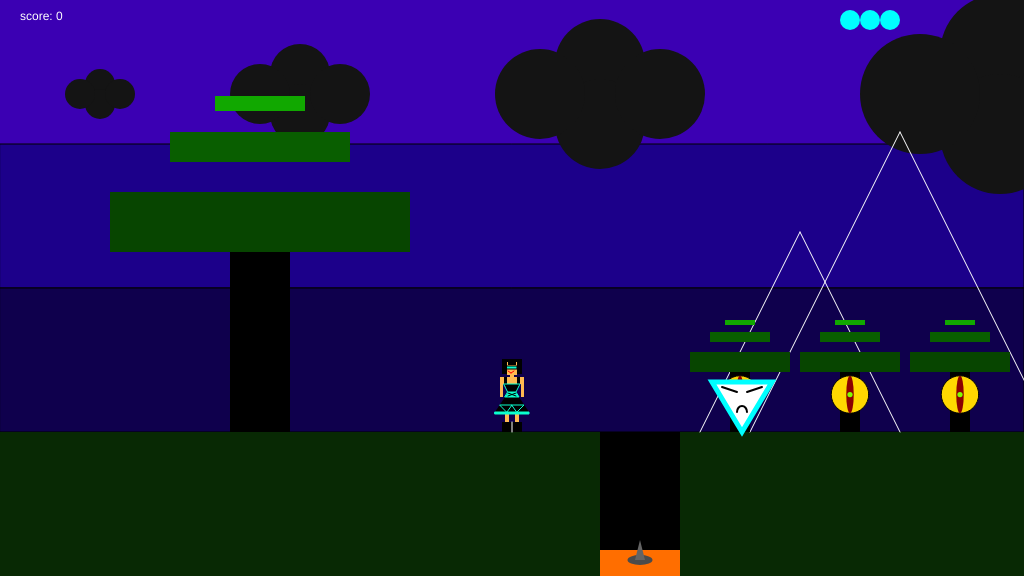
Frame 1 (no input)
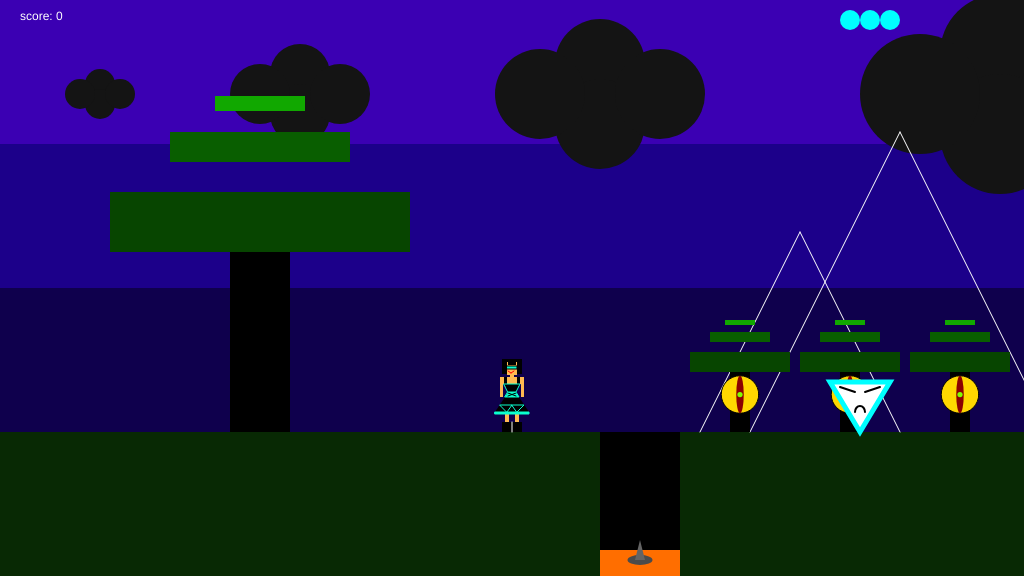
Frame 60 (no input)
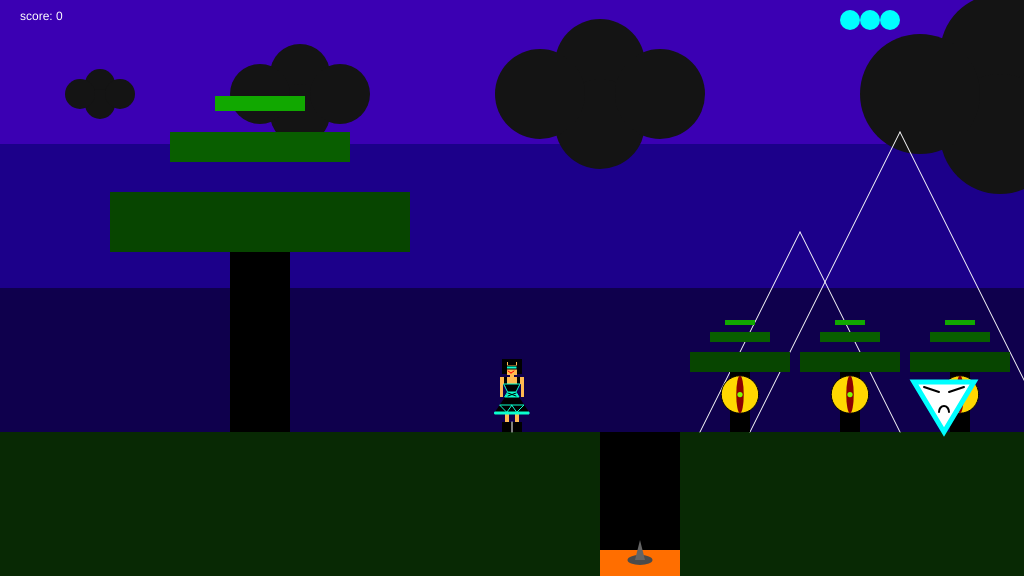
Frame 120 (the mouse pressed at the canvas centre since frame 60)

The p5.js sketch that drew these frames (run headless with seeded random() and noise() and a simulated clock; from frame 60 on, the mouse is pressed at the canvas centre):

// p5.js sketch
// ── sketch.js
var gameChar_x;
var gameChar_y;
var floorPos_y;
var scrollPos;
var gameChar_world_x;

var isLeft;
var isRight;
var isFalling;
var isPlummeting;

var clouds;
var clouds_y;
var mountains;
var trees;
var canyons;

var collectables;
var isFound;

var game_score;
var flagpole;

var lives;

var enemies;

function setup()
{
	createCanvas(1024, 576);
	floorPos_y = height * 3/4;
	lives = 4;
	startGame();
}

function draw()
{	//backdrop
	background(59, 0, 179); 
	fill(28, 0, 138);
	rect(0, height * 1/4 , width , height * 1/4 );
	fill(15, 0, 77);
	rect(0, height * 1/2 , width, height * 1/4);

	noStroke();
	fill(8, 41, 4);
	rect(0, floorPos_y, width, height/4); 

	push();
	
	translate(scrollPos, 0);

	drawClouds();
	drawMountains();
	drawTrees();

	//draw objects
	for(var i = 0; i < collectables.length; i++)
	{
		if(!collectables[i].isFound)
		{
			drawCollectables(collectables[i]);
			checkCollectable(collectables[i]);
		}
	}
 
	for(var i = 0; i < canyons.length; i++)
	{
		drawCanyons(canyons[i]);
		checkCanyon(canyons[i]);
	}
	
	//CHECKPOINT
	if(flagpole.isReached != true)
	{
		checkFlagpole();
	}

	renderFlagpole();

	for( var i = 0; i < enemies.length; i++)
	{
		enemies[i].update();
		enemies[i].draw();
		if(enemies[i].isContact(gameChar_world_x, gameChar_y))
		{
			startGame();
			break;
		}
		pop();
	} 

	pop();

	
	//drawgamechar
	
	drawGameChar();

	//score
	fill(255);
	noStroke();
	text("score: " + game_score, 20, 20);
	
	//show lives on screen
	for(var i = 0; i < lives; i++)
	{
		fill(0, 255, 255);
		ellipse((20 * [i]) + 850, 20, 20, 20);
	}

	//game over code
	if(lives < 1)
	{
		push();
		textSize(100);
		fill(255, 0, 0);
		text("GAME OVER", (width / 2) - 300, (height / 2) - 100);
		textSize(40);
		text("press space to continue", (width / 2) - 200, (height / 2) - 40);
		pop();
		return;
	}

	//levelUP

	if(flagpole.isReached)
	{
		push();
		textSize(80);
		strokeWeight(5);
		stroke(255);
		fill(0, 255, 255);
		text("LEVEL COMPLETE", (width / 2) - 350, (height / 2) - 100);
		textSize(40);
		text("press space to continue", (width / 2) - 210, (height / 2) - 40);
		pop();
		return;
	}

	//scroll
	if(isLeft)
	{
		if(gameChar_x > width * 0.2)
		{
			gameChar_x -= 5;
		}
		else
		{
			scrollPos += 5;
		}
	}

	if(isRight)
	{
		if(gameChar_x < width * 0.8)
		{
			gameChar_x  += 5;
		}
		else
		{
			scrollPos -= 5;
		}
	}

	//gravity nd stuff

	if (gameChar_y < floorPos_y)
    {
        isFalling = true;
        gameChar_y += 2;
	}
	if(gameChar_y == floorPos_y)
	{
		isFalling = false;
	}

	//no characters IN the ground pls

	if(gameChar_y > floorPos_y)
	{
		isLeft = false;
		isRight = false;
	}

	//restart level when character falls
	if(gameChar_y >= height && lives > 0)
	{	
		startGame(); 
	}

	// Update real position of gameChar
	gameChar_world_x = gameChar_x - scrollPos;

}


// ---------------------
// ~ Key control functions 
// ---------------------

function keyPressed(){

	if(flagpole.isReached && key == ' ')
    {
        nextLevel();
        return;
    }
    else if(lives == 0 && key == ' ')
    {
        returnToStart();
        return;
    }

	console.log("press" + keyCode);
	console.log("press" + key);

	if (keyCode === LEFT_ARROW)
	{
		isLeft = true;
	}
	if (keyCode === RIGHT_ARROW)
	{
		isRight = true;
	}
    if (keyCode === 32 && gameChar_y == floorPos_y)
	{
		gameChar_y -= 150;
	}

}

function keyReleased()
{

	console.log("release" + keyCode);
	console.log("release" + key);

	if (keyCode === LEFT_ARROW)
    {
        isLeft = false;
    }
    if (keyCode === RIGHT_ARROW)
    {
        isRight = false;
    }

}

function drawGameChar()
{

	if(isLeft && isFalling)
	{

		fill(0);
    	rect(gameChar_x - 10, gameChar_y - 15,
        	20,
            10);
     	stroke(255);
     	line(gameChar_x,//boots*
         	gameChar_y-5,
         	gameChar_x,
         	gameChar_y - 15);
    	noStroke();
    	fill(255, 185, 81);
    	rect(gameChar_x - 7,//character's right leg
            gameChar_y - 20,
            4,
            5);
      	rect(gameChar_x + 3,//character's left leg
            gameChar_y - 20,
         	4,
         	5);
    	fill(0);
    	quad(gameChar_x - 7,//black skirt
         	gameChar_y - 35,
         	gameChar_x + 7,
         	gameChar_y - 35,
         	gameChar_x + 17,
         	gameChar_y - 20,
         	gameChar_x - 17,
         	gameChar_y - 20);
    	stroke(10,255,206);
    	fill(10,255,206);
    	rect(gameChar_x - 17,//skirt detail
         	gameChar_y - 20,
         	34,
         	2);
    
    	push();
    
    	noFill();
    	triangle(gameChar_x - 12,//moar detail
            gameChar_y - 27,
            gameChar_x,
            gameChar_y - 27,
            gameChar_x - 5,
            gameChar_y - 20);
    	triangle(gameChar_x,
            gameChar_y - 27,//moar detail x 2
            gameChar_x + 12,
            gameChar_y - 27,
            gameChar_x + 5,
            gameChar_y - 20);
    
    	pop();
    
    	quad(gameChar_x - 7, //aqua waist cinch
         	gameChar_y - 35,
         	gameChar_x + 7,
        	gameChar_y - 35,
         	gameChar_x + 4,
         	gameChar_y - 40,
         	gameChar_x - 4,
         	gameChar_y - 40);
    
    	noFill();
    	stroke(0);
    	line(gameChar_x - 4,//cwoss
        	gameChar_y - 39,
         	gameChar_x + 4,
         	gameChar_y - 36);
    	line(gameChar_x + 4,
         	gameChar_y - 39,
         	gameChar_x - 4,
         	gameChar_y - 36);
    
    	noStroke();
    	fill(255,185,81);
    	rect(gameChar_x - 7,//shoulders nd arms
         	gameChar_y - 55,
         	14,
         	10); 
    	rect(gameChar_x - 12,
         	gameChar_y - 55,
         	24,
         	7);
    	rect(gameChar_x - 12,
         	gameChar_y - 75,
         	3,
         	20);
    	rect(gameChar_x + 9,
         	gameChar_y - 55,
         	3,
         	20);
    
    	noStroke();
    	fill(0);
    	rect(gameChar_x - 8,//straps
          	gameChar_y - 55,
         	3,
         	8);
    	rect(gameChar_x + 5,
         	gameChar_y - 55,
         	3,
         	8);
    
    	stroke(10,255,206);  
    	fill(0);
    	quad(gameChar_x - 4,//black top
         	gameChar_y - 40,
         	gameChar_x + 4,
         	gameChar_y - 40,
         	gameChar_x + 8,
         	gameChar_y - 48,
         	gameChar_x - 8,
         	gameChar_y - 48);
  
    	noStroke();
    	fill(255,185,81);
    	rect(gameChar_x - 2,//neck
         	gameChar_y - 57,
         	4, 
         	2);
    	rect(gameChar_x - 5,//head
         	gameChar_y - 70,
         	10,
         	13);
    	stroke(0);
    	fill(10,255,206);
    	rect(gameChar_x - 6,//skii shades
        	gameChar_y - 66,
         	11,
         	3);
    
    	stroke(255,0,0);
    	line(gameChar_x - 4,//SMILE
         	gameChar_y - 61,
         	gameChar_x - 1,
         	gameChar_y - 59);
    	line(gameChar_x - 1,
         	gameChar_y - 59,
         	gameChar_x + 2,
         	gameChar_y - 61);
    
    	noStroke();
    	fill(0);
    	rect(gameChar_x - 4,//fringe
         	gameChar_y - 70,
         	8,
         	3);
    	rect(gameChar_x - 10,//hurr
         	gameChar_y - 73,
         	20,
         	3);
    	rect(gameChar_x - 10,//hurr
         	gameChar_y - 73,
         	5,
         	15);
    	rect(gameChar_x + 5,//hurr
         	gameChar_y - 73,
         	5,
         	15);

	}

	else if(isRight && isFalling)
	{
		fill(0);
    	rect(gameChar_x - 10,//BIG 'OL BLACK BOOT
         	gameChar_y - 15,
         	20,
         	10
         	);
    	stroke(255);
    	line(gameChar_x,//boots*
         	gameChar_y-5,
         	gameChar_x,
         	gameChar_y - 15);
    	noStroke();
    	fill(255, 185, 81);
    	rect(gameChar_x - 7,//character's right leg
         	gameChar_y - 20,
         	4,
         	5);
    	rect(gameChar_x + 3,//character's left leg
         	gameChar_y - 20,
         	4,
         	5);
    	fill(0);
    	quad(gameChar_x - 7,//black skirt
         	gameChar_y - 35,
         	gameChar_x + 7,
         	gameChar_y - 35,
         	gameChar_x + 17,
         	gameChar_y - 20,
         	gameChar_x - 17,
         	gameChar_y - 20);
    	stroke(10,255,206);
    	fill(10,255,206);
    	rect(gameChar_x - 17,//skirt detail
         	gameChar_y - 20,
         	34,
         	2);
    
    	push();
    
    	noFill();
    	triangle(gameChar_x - 12,//moar detail
            gameChar_y - 27,
            gameChar_x,
            gameChar_y - 27,
            gameChar_x - 5,
            gameChar_y - 20);
    	triangle(gameChar_x,
            gameChar_y - 27,//moar detail x 2
            gameChar_x + 12,
            gameChar_y - 27,
            gameChar_x + 5,
            gameChar_y - 20);
    
    	pop();
    
    	quad(gameChar_x - 7, //aqua waist cinch
         	gameChar_y - 35,
         	gameChar_x + 7,
         	gameChar_y - 35,
         	gameChar_x + 4,
         	gameChar_y - 40,
         	gameChar_x - 4,
         	gameChar_y - 40);
    
    	noFill();
    	stroke(0);
    	line(gameChar_x - 4,//cwoss
         	gameChar_y - 39,
         	gameChar_x + 4,
         	gameChar_y - 36);
    	line(gameChar_x + 4,
         	gameChar_y - 39,
         	gameChar_x - 4,
         	gameChar_y - 36);
    
    	noStroke();
    	fill(255,185,81);
    	rect(gameChar_x - 7,//shoulders nd arms
         	gameChar_y - 55,
         	14,
         	10); 
    	rect(gameChar_x - 12,
         	gameChar_y - 55,
         	24,
         	7);
    	rect(gameChar_x - 12,
         	gameChar_y - 55,
         	3,
         	20);
    	rect(gameChar_x + 9,
         	gameChar_y - 75,
        	3,
         	20);
    
    	noStroke();
    	fill(0);
    	rect(gameChar_x - 8,//straps
         	gameChar_y - 55,
         	3,
         	8);
    	rect(gameChar_x + 5,
         	gameChar_y - 55,
         	3,
         	8);
    
    	stroke(10,255,206);  
    	fill(0);
    	quad(gameChar_x - 4,//black top
         	gameChar_y - 40,
         	gameChar_x + 4,
         	gameChar_y - 40,
         	gameChar_x + 8,
         	gameChar_y - 48,
         	gameChar_x - 8,
         	gameChar_y - 48);
  
    	noStroke();
    	fill(255,185,81);
    	rect(gameChar_x - 2,//neck
         	gameChar_y - 57,
         	4, 
         	2);
    	rect(gameChar_x - 5,//head
         	gameChar_y - 70,
         	10,
         	13);
    	stroke(0);
    	fill(10,255,206);
    	rect(gameChar_x - 6,//skii shades
         	gameChar_y - 66,
         	11,
         	3);
    
    	stroke(255,0,0);
    	line(gameChar_x - 4,//SMILE
         	gameChar_y - 61,
         	gameChar_x - 1,
         	gameChar_y - 59);
    	line(gameChar_x - 1,
         	gameChar_y - 59,
         	gameChar_x + 2,
         	gameChar_y - 61);
    
    	noStroke();
    	fill(0);
    	rect(gameChar_x - 4,//fringe
         	gameChar_y - 70,
         	8,
         	3);
    	rect(gameChar_x - 10,//hurr
         	gameChar_y - 73,
         	20,
         	3);
    	rect(gameChar_x - 10,//hurr
         	gameChar_y - 73,
         	5,
         	15);
    	rect(gameChar_x + 5,//hurr
         	gameChar_y - 73,
         	5,
         	15);
	}

	else if(isLeft)
	{
		fill(0);
    	rect(gameChar_x - 10,//BIG 'OL BLACK BOOT
         	gameChar_y - 10,
         	20,
         	10
         	);
    	stroke(255);
    	line(gameChar_x,//boots*
         	gameChar_y,
         	gameChar_x,
         	gameChar_y - 10);
    	noStroke();
    	fill(255, 185, 81);
    	rect(gameChar_x - 8,//character's right leg
         	gameChar_y - 20,
         	4,
         	10);
    	rect(gameChar_x + 2,//character's left leg
         	gameChar_y - 20,
         	4,
         	10);
    	fill(0);
    	quad(gameChar_x - 7,//black skirt
         	gameChar_y - 35,
         	gameChar_x + 7,
         	gameChar_y - 35,
         	gameChar_x + 17,
         	gameChar_y - 20,
         	gameChar_x - 17,
         	gameChar_y - 20);
    	stroke(10,255,206);
    	fill(10,255,206);
    	rect(gameChar_x - 17,//skirt detail
         	gameChar_y - 20,
         	34,
         	2);
    
    	push();
    
    	noFill();
    	triangle(gameChar_x - 12,//moar detail
            gameChar_y - 27,
            gameChar_x,
            gameChar_y - 27,
            gameChar_x - 5,
            gameChar_y - 20);
    	triangle(gameChar_x,
            gameChar_y - 27,//moar detail x 2
            gameChar_x + 12,
            gameChar_y - 27,
            gameChar_x + 5,
            gameChar_y - 20);
    
    	pop();
    
    	quad(gameChar_x - 7, //aqua waist cinch
         	gameChar_y - 35,
         	gameChar_x + 7,
         	gameChar_y - 35,
         	gameChar_x + 4,
         	gameChar_y - 40,
         	gameChar_x - 4,
         	gameChar_y - 40);
    
    	noFill();
    	stroke(0);
    	line(gameChar_x - 4,//cwoss
         	gameChar_y - 39,
         	gameChar_x + 4,
         	gameChar_y - 36);
    	line(gameChar_x + 4,
         	gameChar_y - 39,
         	gameChar_x - 4,
         	gameChar_y - 36);
    
    	noStroke();
    	fill(255,185,81);
    	rect(gameChar_x - 7,//shoulders nd arms
         	gameChar_y - 55,
         	14,
         	10); 
    	rect(gameChar_x - 12,
         	gameChar_y - 55,
         	24,
         	7);
    	rect(gameChar_x - 12,
         	gameChar_y - 55,
         	3,
         	20);
    	rect(gameChar_x + 9,
         	gameChar_y - 55,
         	3,
         	20);
    
    	noStroke();
    	fill(0);
    	rect(gameChar_x - 8,//straps
         	gameChar_y - 55,
         	3,
         	8);
    	rect(gameChar_x + 5,
         	gameChar_y - 55,
         	3,
         	8);
    
    	stroke(10,255,206);  
    	fill(0);
    	quad(gameChar_x - 4,//black top
         	gameChar_y - 40,
         	gameChar_x + 4,
         	gameChar_y - 40,
         	gameChar_x + 8,
         	gameChar_y - 48,
         	gameChar_x - 8,
         	gameChar_y - 48);
  
    	noStroke();
    	fill(255,185,81);
    	rect(gameChar_x - 2,//neck
         	gameChar_y - 57,
         	4, 
         	2);
    	rect(gameChar_x - 5,//head
         	gameChar_y - 70,
         	10,
         	13);
    	stroke(0);
    	fill(10,255,206);
    	rect(gameChar_x - 6,//skii shades
         	gameChar_y - 66,
         	11,
         	3);
    
    	stroke(255,0,0);
    	line(gameChar_x - 4,//SMILE
         	gameChar_y - 61,
         	gameChar_x - 1,
         	gameChar_y - 59);
    	line(gameChar_x - 1,
         	gameChar_y - 59,
         	gameChar_x + 2,
         	gameChar_y - 61);
    
    	noStroke();
    	fill(0);
    	rect(gameChar_x - 4,//fringe
         	gameChar_y - 70,
         	8,
         	3);
    	rect(gameChar_x - 10,//hurr
         	gameChar_y - 73,
         	20,
         	3);
    	rect(gameChar_x - 10,//hurr
         	gameChar_y - 73,
         	5,
         	15);
    	rect(gameChar_x + 5,//hurr
         	gameChar_y - 73,
         	5,
         	15);
	}
    
	else if(isRight)    
	{
		fill(0);
    	rect(gameChar_x - 10,//BIG 'OL BLACK BOOT
         	gameChar_y - 10,
         	20,
         	10);
    	stroke(255);
    	line(gameChar_x,//boots*
         	gameChar_y,
         	gameChar_x,
         	gameChar_y - 10);
    	noStroke();
    	fill(255, 185, 81);
    	rect(gameChar_x - 6,//character's right leg
         	gameChar_y - 20,
         	4,
         	10);
    	rect(gameChar_x + 4,//character's left leg
         	gameChar_y - 20,
         	4,
         	10);
    	fill(0);
    	quad(gameChar_x - 7,//black skirt
         	gameChar_y - 35,
         	gameChar_x + 7,
         	gameChar_y - 35,
         	gameChar_x + 17,
         	gameChar_y - 20,
         	gameChar_x - 17,
         	gameChar_y - 20);
    	stroke(10,255,206);
    	fill(10,255,206);
    	rect(gameChar_x - 17,//skirt detail
         	gameChar_y - 20,
         	34,
         	2);
    
    	push();
    
    	noFill();
    	triangle(gameChar_x - 12,//moar detail
            gameChar_y - 27,
            gameChar_x,
            gameChar_y - 27,
            gameChar_x - 5,
            gameChar_y - 20);
    	triangle(gameChar_x,
            gameChar_y - 27,//moar detail x 2
            gameChar_x + 12,
            gameChar_y - 27,
            gameChar_x + 5,
            gameChar_y - 20);
    
    	pop();
    
    	quad(gameChar_x - 7, //aqua waist cinch
         	gameChar_y - 35,
         	gameChar_x + 7,
         	gameChar_y - 35,
         	gameChar_x + 4,
         	gameChar_y - 40,
         	gameChar_x - 4,
         	gameChar_y - 40);
    
    	noFill();
    	stroke(0);
    	line(gameChar_x - 4,//cwoss
         	gameChar_y - 39,
         	gameChar_x + 4,
         	gameChar_y - 36);
    	line(gameChar_x + 4,
         	gameChar_y - 39,
         	gameChar_x - 4,
         	gameChar_y - 36);
    
    	noStroke();
    	fill(255,185,81);
    	rect(gameChar_x - 7,//shoulders nd arms
         	gameChar_y - 55,
         	14,
         	10); 
    	rect(gameChar_x - 12,
         	gameChar_y - 55,
         	24,
         	7);
    	rect(gameChar_x - 12,
         	gameChar_y - 55,
         	3,
         	20);
    	rect(gameChar_x + 9,
         	gameChar_y - 55,
         	3,
         	20);
    
    	noStroke();
    	fill(0);
    	rect(gameChar_x - 8,//straps
         	gameChar_y - 55,
         	3,
         	8);
    	rect(gameChar_x + 5,
         	gameChar_y - 55,
         	3,
         	8);
    
    	stroke(10,255,206);  
    	fill(0);
    	quad(gameChar_x - 4,//black top
         	gameChar_y - 40,
         	gameChar_x + 4,
         	gameChar_y - 40,
         	gameChar_x + 8,
         	gameChar_y - 48,
         	gameChar_x - 8,
         	gameChar_y - 48);
  
    	noStroke();
    	fill(255,185,81);
    	rect(gameChar_x - 2,//neck
         	gameChar_y - 57,
         	4, 
         	2);
    	rect(gameChar_x - 5,//head
         	gameChar_y - 70,
         	10,
         	13);
    	stroke(0);
    	fill(10,255,206);
    	rect(gameChar_x - 6,//skii shades
         	gameChar_y - 66,
         	11,
         	3);
    
    	stroke(255,0,0);
    	line(gameChar_x - 3,//SMILE
         	gameChar_y - 61,
         	gameChar_x,
         	gameChar_y - 59);
    	line(gameChar_x,
         	gameChar_y - 59,
         	gameChar_x + 3,
         	gameChar_y - 61);
    
   	 	noStroke();
    	fill(0);
    	rect(gameChar_x - 4,//fringe
         	gameChar_y - 70,
         	8,
         	3);
    	rect(gameChar_x - 10,//hurr
         	gameChar_y - 73,
         	20,
         	3);
    	rect(gameChar_x - 10,//hurr
         	gameChar_y - 73,
         	5,
         	15);
    	rect(gameChar_x + 5,//hurr
         	gameChar_y - 73,
         	5,
         	15);
	}

	else if(isFalling || isPlummeting)
	{
        fill(0);
        rect(gameChar_x - 10,//BIG 'OL BLACK BOOT
            gameChar_y - 15,
            20,
            10);
        stroke(255);
        line(gameChar_x,//boots*
            gameChar_y-5,
            gameChar_x,
            gameChar_y - 15);
        noStroke();
        fill(255, 185, 81);
        rect(gameChar_x - 7,//character's right leg
            gameChar_y - 20,
            4,
            5);
        rect(gameChar_x + 3,//character's left leg
            gameChar_y - 20,
            4,
            5);
        fill(0);
        quad(gameChar_x - 7,//black skirt
            gameChar_y - 35,
            gameChar_x + 7,
            gameChar_y - 35,
            gameChar_x + 17,
            gameChar_y - 20,
            gameChar_x - 17,
            gameChar_y - 20);
        stroke(10,255,206);
        fill(10,255,206);
        rect(gameChar_x - 17,//skirt detail
            gameChar_y - 20,
            34,
            2);
          
        push();
          
        noFill();
        triangle(gameChar_x - 12,//moar detail
            gameChar_y - 27,
            gameChar_x,
            gameChar_y - 27,
            gameChar_x - 5,
            gameChar_y - 20);
        triangle(gameChar_x,
            gameChar_y - 27,//moar detail x 2
            gameChar_x + 12,
            gameChar_y - 27,
            gameChar_x + 5,
            gameChar_y - 20);
          
        pop();
          
        quad(gameChar_x - 7, //aqua waist cinch
            gameChar_y - 35,
            gameChar_x + 7,
            gameChar_y - 35,
            gameChar_x + 4,
            gameChar_y - 40,
            gameChar_x - 4,
            gameChar_y - 40);
          
        noFill();
        stroke(0);
        line(gameChar_x - 4,//cwoss
            gameChar_y - 39,
            gameChar_x + 4,
            gameChar_y - 36);
        line(gameChar_x + 4,
            gameChar_y - 39,
            gameChar_x - 4,
            gameChar_y - 36);
          
        noStroke();
        fill(255,185,81);
        rect(gameChar_x - 7,//shoulders nd arms
            gameChar_y - 55,
            14,
            10); 
        rect(gameChar_x - 12,
            gameChar_y - 55,
            24,
            7);
        rect(gameChar_x - 12,
            gameChar_y - 75,
            3,
            20);
        rect(gameChar_x + 9,
            gameChar_y - 75,
            3,
            20);
          
        noStroke();
        fill(0);
        rect(gameChar_x - 8,//straps
            gameChar_y - 55,
            3,
            8);
        rect(gameChar_x + 5,
            gameChar_y - 55,
            3,
            8);
          
        stroke(10,255,206);  
        fill(0);
        quad(gameChar_x - 4,//black top
            gameChar_y - 40,
            gameChar_x + 4,
            gameChar_y - 40,
            gameChar_x + 8,
            gameChar_y - 48,
            gameChar_x - 8,
            gameChar_y - 48);
        
        noStroke();
        fill(255,185,81);
        rect(gameChar_x - 2,//neck
            gameChar_y - 57,
            4, 
            2);
        rect(gameChar_x - 5,//head
            gameChar_y - 70,
            10,
            13);
        stroke(0);
        fill(10,255,206);
        rect(gameChar_x - 6,//skii shades
            gameChar_y - 66,
            11,
            3);
          
        stroke(255,0,0);
        line(gameChar_x - 4,//SMILE
            gameChar_y - 61,
            gameChar_x - 1,
            gameChar_y - 59);
        line(gameChar_x - 1,
            gameChar_y - 59,
            gameChar_x + 2,
            gameChar_y - 61);
          
        noStroke();
        fill(0);
        rect(gameChar_x - 4,//fringe
            gameChar_y - 70,
            8,
            3);
        rect(gameChar_x - 10,//hurr
            gameChar_y - 73,
            20,
            3);
        rect(gameChar_x - 10,//hurr
            gameChar_y - 73,
            5,
            15);
        rect(gameChar_x + 5,//hurr
            gameChar_y - 73,
            5,
			15);
			
    }

	else
	{
		fill(0);
    	rect(gameChar_x - 10,//BIG 'OL BLACK BOOT
        	gameChar_y - 10,
        	20,
         	10);
    	stroke(255);
    	line(gameChar_x,//boots*
         	gameChar_y,
         	gameChar_x,
         	gameChar_y - 10);
    	noStroke();
    	fill(255, 185, 81);
    	rect(gameChar_x - 7,//character's right leg
         	gameChar_y - 20,
         	4,
         	10);
    	rect(gameChar_x + 3,//character's left leg
         	gameChar_y - 20,
         	4,
         	10);
    	fill(0);
    	quad(gameChar_x - 7,//black skirt
         	gameChar_y - 35,
         	gameChar_x + 7,
         	gameChar_y - 35,
         	gameChar_x + 17,
         	gameChar_y - 20,
         	gameChar_x - 17,
         	gameChar_y - 20);
    	stroke(10,255,206);
    	fill(10,255,206);
    	rect(gameChar_x - 17,//skirt detail
         	gameChar_y - 20,
         	34,
         	2);
    
    	push();
    
    	noFill();
    	triangle(gameChar_x - 12,//moar detail
            gameChar_y - 27,
            gameChar_x,
            gameChar_y - 27,
            gameChar_x - 5,
            gameChar_y - 20);
    	triangle(gameChar_x,
            gameChar_y - 27,//moar detail x 2
            gameChar_x + 12,
            gameChar_y - 27,
            gameChar_x + 5,
            gameChar_y - 20);
    
    	pop();
    
    	quad(gameChar_x - 7, //aqua waist cinch
         	gameChar_y - 35,
         	gameChar_x + 7,
         	gameChar_y - 35,
         	gameChar_x + 4,
         	gameChar_y - 40,
         	gameChar_x - 4,
         	gameChar_y - 40);
    
    	noFill();
    	stroke(0);
    	line(gameChar_x - 4,//cwoss
         	gameChar_y - 39,
         	gameChar_x + 4,
         	gameChar_y - 36);
    	line(gameChar_x + 4,
         	gameChar_y - 39,
         	gameChar_x - 4,
         	gameChar_y - 36);
    
    	noStroke();
    	fill(255,185,81);
    	rect(gameChar_x - 7,//shoulders nd arms
         	gameChar_y - 55,
         	14,
         	10); 
    	rect(gameChar_x - 12,
         	gameChar_y - 55,
         	24,
         	7);
    	rect(gameChar_x - 12,
         	gameChar_y - 55,
         	3,
         	20);
    	rect(gameChar_x + 9,
         	gameChar_y - 55,
         	3,
         	20);
    
    	noStroke();
    	fill(0);
    	rect(gameChar_x - 8,//straps
         	gameChar_y - 55,
         	3,
         	8);
   	 	rect(gameChar_x + 5,
         	gameChar_y - 55,
         	3,
         	8);
    
    	stroke(10,255,206);  
    	fill(0);
    	quad(gameChar_x - 4,//black top
         	gameChar_y - 40,
         	gameChar_x + 4,
         	gameChar_y - 40,
         	gameChar_x + 8,
         	gameChar_y - 48,
         	gameChar_x - 8,
         	gameChar_y - 48);
  
    	noStroke();
    	fill(255,185,81);
    	rect(gameChar_x - 2,//neck
         	gameChar_y - 57,
         	4, 
         	2);
    	rect(gameChar_x - 5,//head
         	gameChar_y - 70,
         	10,
         	13);
    	stroke(0);
    	fill(10,255,206);
    	rect(gameChar_x - 6,//skii shades
         	gameChar_y - 66,
         	11,
         	3);
    
    	stroke(255,0,0);
    	line(gameChar_x - 4,//SMILE
         	gameChar_y - 61,
         	gameChar_x - 1,
         	gameChar_y - 59);
    	line(gameChar_x - 1,
         	gameChar_y - 59,
         	gameChar_x + 2,
         	gameChar_y - 61);
    
    	noStroke();
    	fill(0);
    	rect(gameChar_x - 4,//fringe
         	gameChar_y - 70,
         	8,
         	3);
    	rect(gameChar_x - 10,//hurr
         	gameChar_y - 73,
         	20,
         	3);
    	rect(gameChar_x - 10,//hurr
         	gameChar_y - 73,
         	5,
         	15);
    	rect(gameChar_x + 5,//hurr
         	gameChar_y - 73,
         	5,
		 	15);
	}

}

function drawClouds()
{
	for(var i = 0; i < clouds.length; i++)
	{
		fill(20);
		ellipse(clouds[i].x, 
			clouds[i].y - (10 * clouds[i].size),
			(30 * clouds[i].size) );
		ellipse(clouds[i].x,
			clouds[i].y + (10 * clouds[i].size),
			(30 * clouds[i].size) );
		ellipse(clouds[i].x + (20 * clouds[i].size),
			clouds[i].y,
			(30 * clouds[i].size) );
		ellipse(clouds[i].x - (20 * clouds[i].size),
			clouds[i].y,
			(30 * clouds[i].size) );
	}
}

function drawMountains()
{
	for(var i = 0; i < mountains.length; i++)
	{
		stroke(255);
		line(mountains[i].x, 
			mountains[i].y,
			mountains[i].x + (100 * mountains[i].size),
			mountains[i].y - (200 * mountains[i].size) );
		line(mountains[i].x + (100 * mountains[i].size), 
			mountains[i].y - (200 * mountains[i].size),
			mountains[i].x + (200 * mountains[i].size), 
			mountains[i].y);
		noStroke();
	}
}

function drawTrees()
{
	for(var i = 0; i < trees.length; i++)
	{
		fill(0);
		rect(trees[i].x - (10 * trees[i].size),
			trees[i].y - (60 * trees[i].size),
			(20 * trees[i].size),
			(60 * trees[i].size) );
		fill(7,69,0);
		rect(trees[i].x - (50 * trees[i].size),
			trees[i].y - (80 * trees[i].size),
			(100 * trees[i].size),
			(20 * trees[i].size) );
		fill(9, 94,0);
		rect(trees[i].x - (30 * trees[i].size),
			trees[i].y - (100 * trees[i].size),
			(60 * trees[i].size),
			(10 * trees[i].size) );
		fill(17,168,0);
		rect(trees[i].x - (15 * trees[i].size),
			trees[i].y - (112 * trees[i].size),
			(30 * trees[i].size),
			(5 * trees[i].size) );
	}
}

function drawCollectables(t_collectable)
{
	
	fill(255,215,0);
	stroke(0);
	ellipse(t_collectable.x,
			t_collectable.y - (50 * (t_collectable.size * 0.75) ) ,
			(50 * (t_collectable.size * 0.75) ) );
	fill(139,0,0);
	noStroke();
	ellipse(t_collectable.x,
			t_collectable.y - (50 * (t_collectable.size * 0.75) ) ,
			(10 * (t_collectable.size * 0.75) ),
			(50 * (t_collectable.size * 0.75) ) );
	fill(127,255,0);
	ellipse(t_collectable.x,
			t_collectable.y - (50 * (t_collectable.size * 0.75) ) ,
			(7 * (t_collectable.size * 0.75) ) );
	
}

function checkCollectable(t_collectable)
{
	var d = dist(gameChar_world_x, gameChar_y, t_collectable.x, t_collectable.y)
	if (d < 40)
	{
		t_collectable.isFound = true;  
		game_score += (10 * t_collectable.size) ; 
	}
}

function drawCanyons(t_canyon)
{

	fill(0);
	quad(t_canyon.x,
		t_canyon.y,
		t_canyon.x + 80,
		t_canyon.y,
		t_canyon.x + 80,
		t_canyon.y + 144,
		t_canyon.x,
		t_canyon.y + 144); 
	fill(255,110,0);
	quad(t_canyon.x + 80,
		t_canyon.y + 144,
		t_canyon.x,
		t_canyon.y + 144,
		t_canyon.x,
		t_canyon.y + 118,
		t_canyon.x + 80,
		t_canyon.y + 118);
	fill(75);
	ellipse(t_canyon.x + 40,
		t_canyon.y + 128,
		25,
		10);
	fill(100);
	triangle(t_canyon.x + 35,
		t_canyon.y + 128,
		t_canyon.x + 45,
		t_canyon.y + 128,
		t_canyon.x + 40,
		t_canyon.y + 108);
}

function checkCanyon(t_canyon)
{
	if (gameChar_world_x > t_canyon.x + 15 && gameChar_world_x < t_canyon.x + 60
    	&& gameChar_y >= floorPos_y - 30)
    {
        isPlummeting = true;
        gameChar_y += 10;
	}
		
	else
	{
		isPlummeting = false;
	}
}



function renderFlagpole()
{
	push();
	stroke(150);
	strokeWeight(5);
	line(flagpole.x_pos, floorPos_y, flagpole.x_pos, floorPos_y - 200);

	if(flagpole.isReached)
	{
		noStroke();
		fill(0, 255, 255);
		rect(flagpole.x_pos, floorPos_y - 200, 50, 50);
	}
	else
	{
		noStroke();
		fill(0, 255, 255);
		rect(flagpole.x_pos, floorPos_y - 50, 50, 50);
	}
	pop();

}

function checkFlagpole()
{
	var d = abs(gameChar_world_x - flagpole.x_pos);

	if(d < 50)
	{
		flagpole.isReached = true;
	}
}

function startGame()
{
	
	enemies = [];
	gameChar_x = width/2;
	gameChar_y = floorPos_y;
	clouds_y = (height/4) - 50;

	scrollPos = 0;

	gameChar_world_x = gameChar_x - scrollPos;

	isLeft = false;
	isRight = false;
	isFalling = false;
	isPlummeting = false;

	trees = [{x: 260, y: floorPos_y, size: 3} , {x: 740, y: floorPos_y, size: 1}, {x: 850, y: floorPos_y, size: 1}, {x: 960, y: floorPos_y, size: 1}, {x: 1600, y: floorPos_y, size: 1}, {x: 2000, y: floorPos_y, size: 2}, {x: 2300, y:floorPos_y, size: 2}];
	clouds = [{x: 100, y: clouds_y, size: 1}, {x: 300, y: clouds_y, size: 2}, {x: 600, y: clouds_y, size: 3}, { x: 1000, y: clouds_y, size: 4}, {x: 1250, y: clouds_y, size: 2}, {x: 1400, y: clouds_y + 25, size: 2}, {x: 1550, y: clouds_y + 50, size: 2}];
	mountains = [{x: 700, y: floorPos_y, size: 1}, {x: 750, y:floorPos_y, size: 1.5}, {x: 1300, y: floorPos_y, size: 1.8}, {x: 1425, y: floorPos_y, size: 1.5}, {x: 1500, y: floorPos_y, size: 1.8}, {x: 1900, y: floorPos_y, size: 0.9}, {x: 2000, y: floorPos_y, size: 0.4}, {x: 2075, y: floorPos_y, size: 0.3}];
	canyons = [{x: 600, y: floorPos_y}, {x: 1025, y: floorPos_y}, {x: 1300, y: floorPos_y}, {x: 2100, y: floorPos_y}];
	collectables = [{x: 740, y: floorPos_y, isFound: false, size: 1}, {x: 850, y: floorPos_y, isFound: false, size: 1}, {x: 960, y: floorPos_y, isFound: false, size: 1}, {x: 2000, y: floorPos_y, isFound: false, size: 2}];

	isFound = false;

	game_score = 0;

	flagpole = {
		x_pos: 2200,
		isReached: false
	}

	lives -= 1;

	enemies.push(new Enemy(740, floorPos_y, 220));
}

function Enemy(x, y, range)
{
	this.x = x;
	this.y = y;
	this.range = range; 
	this.current_x = x;
	this.incr = 2;

	this.draw = function()
	{
		push();
		strokeWeight(5);
		stroke(0, 255, 255);
		fill(255);
		triangle(this.current_x - 30, this.y - 50,
			this.current_x + 30, this.y - 50,
			this.current_x, this.y);
		strokeWeight(2);
		stroke(0);
		line(this.current_x - 5, this.y - 40,
			this.current_x - 20, this.y - 45);
		line(this.current_x + 5, this.y - 40,
			this.current_x + 20, this.y - 45);
		arc(this.current_x, this.y - 20, 10, 12, -PI, 0);
		pop();

	}

	this.update = function()
	{
		this.current_x += this.incr;

		if(this.current_x < this.x)
		{
			this.incr = 2;
		}
		else if(this.current_x > this.x + this.range)
		{
			this.incr = -2;
		}
	}

	this.isContact = function(gc_x, gc_y)
	{
		// returns true if collision occurs
		var d = dist(gc_x, gc_y, this.current_x, this.y);

		if(d < 30)
		{
			return true;
		}

		return false;
	}
} 
